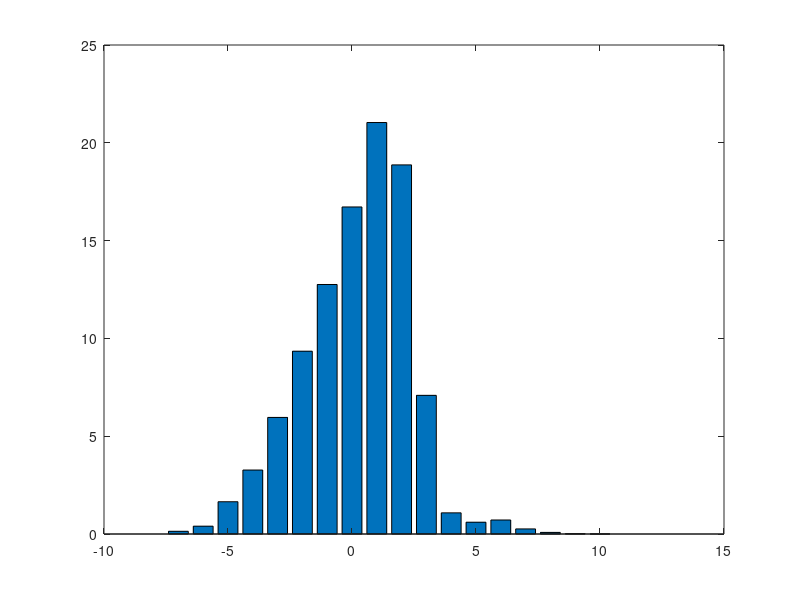
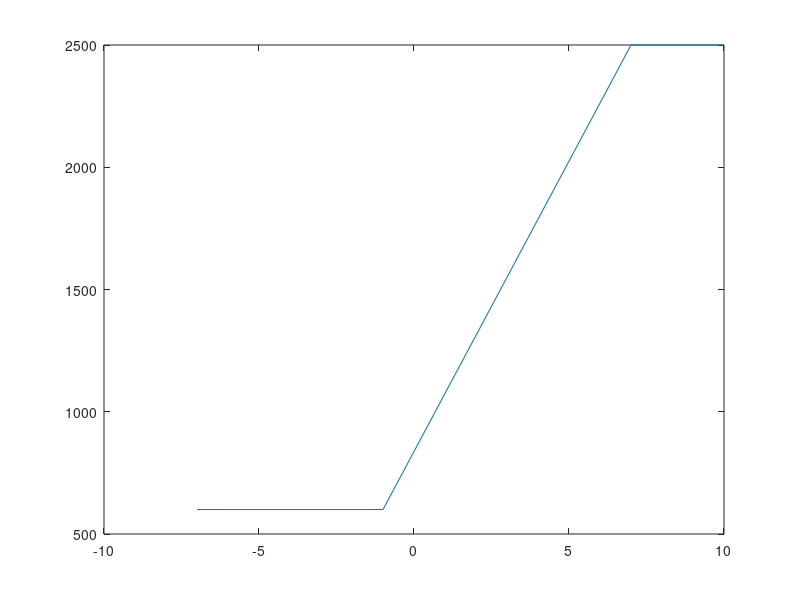
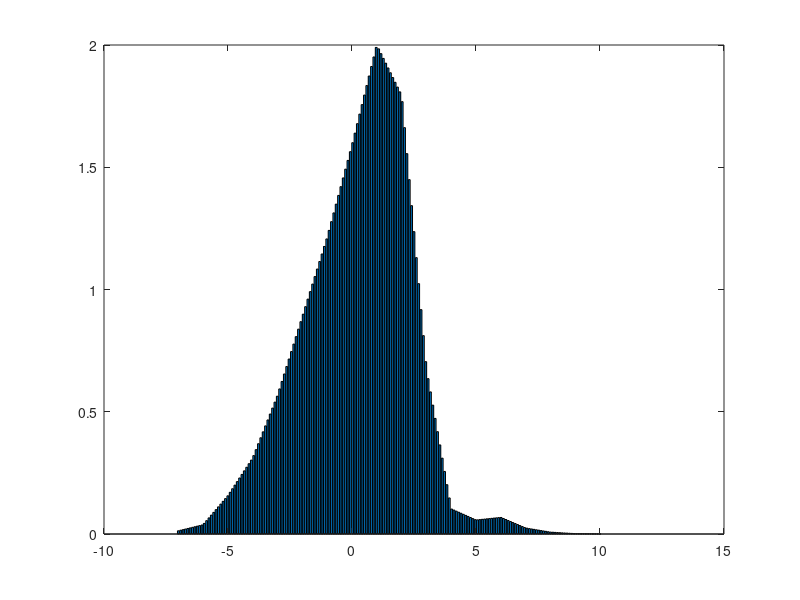
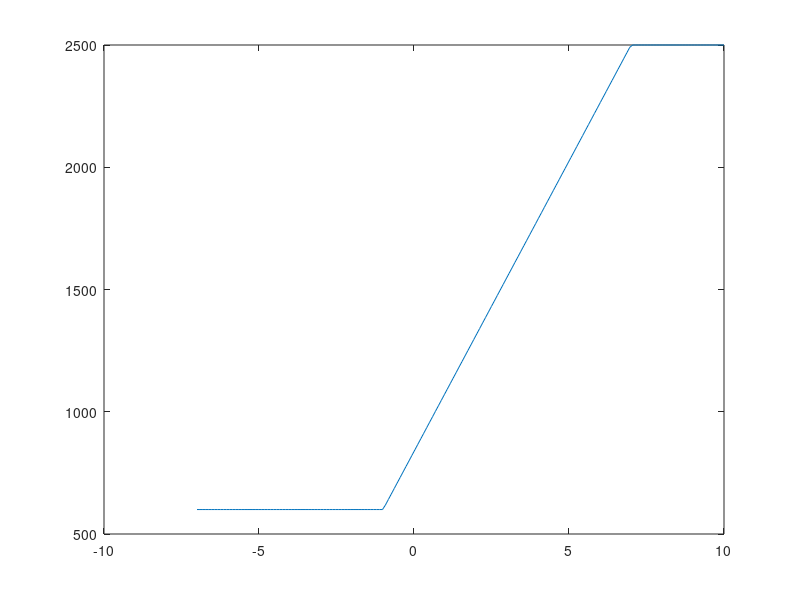

These charts were generated, in order, by the following MATLAB code:
wtpct = [0.139, 0.4, 1.65, 3.27, 5.96, 9.346, 12.756, 16.72, 21.037, 18.871, 7.089, 1.082, 0.603, 0.716, 0.26, 0.082, 0.016, 0.003];
phi = linspace(-7, 10, 18);
density = [600, 600, 600, 600, 600, 600, 600, 837.5, 1075,1312.5, 1550, 1787.5, 2025, 2262.5, 2500, 2500, 2500, 2500];

bar(phi, wtpct)
figure
plot(phi, density)
figure


phi_interp = linspace(-7, 10, 180);
wtpct_interp = interp1(phi, wtpct, phi_interp);
%normalize to have sum = 100
wtpct_interp = wtpct_interp ./ (sum(wtpct_interp)/100);
density_interp = interp1(phi, density, phi_interp);

bar(phi_interp, wtpct_interp)
figure
plot(phi_interp, density_interp)

pause